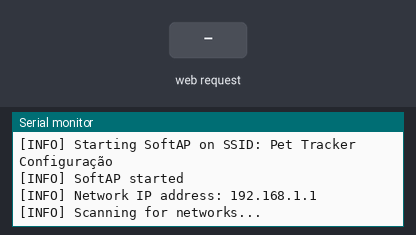
Bench run of a program on a simulated ESP32. Parts: the last lines printed to the serial monitor. The inputs (shaded band) are chosen by the test bench. WiFi joins after 1.5 s; servers stay silent unless stated; a WiFi scan finds three made-up networks; storage starts empty; EEPROM starts erased.

Above: at 1.2 s.
1.3 s: HTTP request GET / received
At 1.9 s:
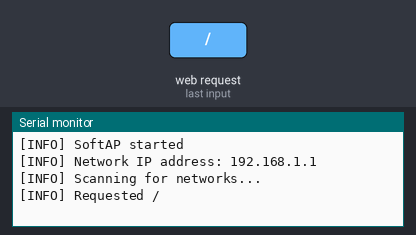
3.5 s: HTTP request GET /global.css received
At 4.1 s:
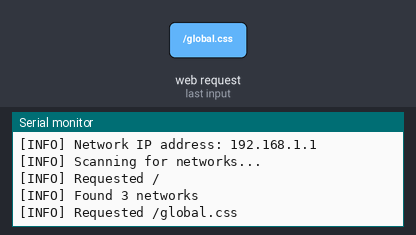
5.0 s: HTTP request GET /build/bundle.js received
At 6.2 s:
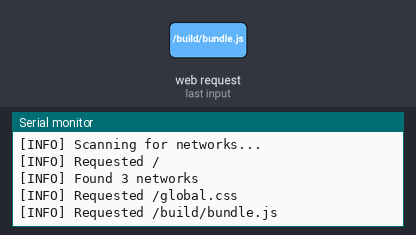
6.5 s: HTTP request GET /build/bundle.css received
At 7.6 s:
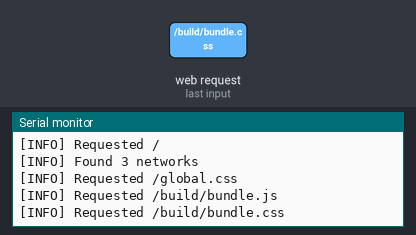
8.0 s: HTTP request GET /query_networks received
At 8.7 s:
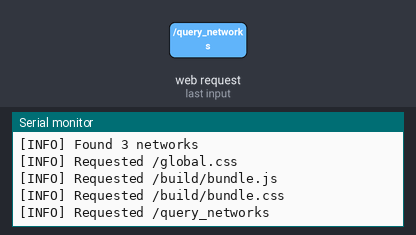
9.5 s: HTTP request GET /connect received
At 11.0 s:
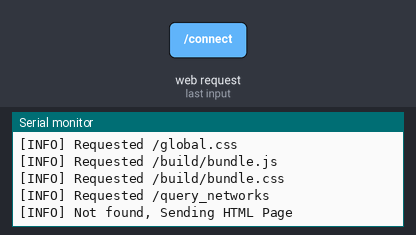

Measured:
- after the input at 1.3 s, the serial monitor: prints a new line at once (image 1)
- after the input at 3.5 s, the serial monitor: prints a new line at once (image 2)
- after the input at 5.0 s, the serial monitor: prints a new line at once (image 3)
- after the input at 6.5 s, the serial monitor: prints a new line at once (image 4)
- after the input at 8.0 s, the serial monitor: prints a new line at once (image 5)
- after the input at 9.5 s, the serial monitor: prints a new line at once (image 6)

The program:

main.cpp
```cpp
#include <Arduino.h>

#include "Instances.h"
#include "network/NetworkManager.h"
#include "storage/StorageManager.h"

StorageManager storage;
NetworkManager* network;

void setup() {
    // put your setup code here, to run once:
    Serial.begin(115200);

    Serial.println("[INFO] Starting pet-tracker");
    // Debuging purposes
    // storage.setWifiCredentials("Rede trindade", "cpmn2018");

    String wifi_ssid = "";
    String wifi_password = "";
    String softAPSSID = "Pet Tracker Configuração";

    // Load wifi credentials
    storage.getWifiCredentials(wifi_ssid, wifi_password );

    network = new NetworkManager(wifi_ssid, wifi_password, softAPSSID);
}

void loop() {
    // put your main code here, to run repeatedly:
    network->doNetworkLoop();
}
```

Instances.h
```cpp
#include "network/NetworkManager.h"
#include "storage/StorageManager.h"
#ifndef _INSTANCES_H_
#define _INSTANCES_H_
extern StorageManager storage;
extern NetworkManager* network;

#endif  // _INSTANCES_H_
```

NetworkManager.cpp
```cpp
#include "NetworkManager.h"

#include "Instances.h"

#define SERVER_PORT 80
#define REFRESH_NETWORKS_TIME 60000
int NETWORKS_IN_RANGE;
long LAST_NETWORK_SCAN_TIMESTAMP;

NetworkManager::NetworkManager(String ssid, String password, String softAPSSID) : server(SERVER_PORT) {
    this->ssid = ssid;
    this->password = password;
    this->softAPSSID = softAPSSID;
    if (this->ssid != nullptr && this->ssid.length() > 0) {
        this->connect();
        this->WIFI_MODE = WIFI_STA;
    } else {
        this->WIFI_MODE = WIFI_AP;
        this->provide();
        this->registerAPRoutes();
        NETWORKS_IN_RANGE = 0;
        LAST_NETWORK_SCAN_TIMESTAMP = millis() - REFRESH_NETWORKS_TIME;
    }
};

// AP Methods

bool NetworkManager::connect() {
    WiFi.begin(this->ssid.c_str(), this->password.c_str());
    int tryes = 0;
    while (WiFi.status() != WL_CONNECTED && tryes < 30) {
        delay(500);
        Serial.print(".");
        tryes++;
    }
    if (WiFi.status() == WL_CONNECTED) {
        Serial.println("");
        Serial.println("WiFi connected");
        Serial.println("IP address: ");
        Serial.println(WiFi.localIP());
        return true;
    } else {
        Serial.println("");
        Serial.println("WiFi connection failed");
        return false;
    }
}

// STA Methodss

void NetworkManager::provide() {
    Serial.println("[INFO] Access Point mode starting...");

    Serial.println("[INFO] Initializing SPIFFS");
    SPIFFS.begin();
    Serial.println("[INFO] SPIFFS initialized");

    Serial.println("[INFO] Starting SoftAP on SSID: " + this->softAPSSID);

    // Set captative portal
    WiFi.mode(WIFI_AP_STA);
    const byte DNS_PORT = 53;
    IPAddress apIP(192, 168, 1, 1);
    WiFi.softAPConfig(apIP, apIP, IPAddress(255, 255, 255, 0));
    this->dnsServer.start(DNS_PORT, "*", apIP);

    WiFi.softAP(this->softAPSSID.c_str(), NULL);
    WiFi.disconnect(true, true);
    Serial.println("[INFO] SoftAP started");
    Serial.print("[INFO] Network IP address: ");
    Serial.println(WiFi.softAPIP());
}

void NetworkManager::doNetworkLoop() {
    if (this->WIFI_MODE == WIFI_AP) {
        this->dnsServer.processNextRequest();
        long currentTime = millis();
        if (currentTime - LAST_NETWORK_SCAN_TIMESTAMP > REFRESH_NETWORKS_TIME) {
            this->refreshNetworkList();
        }
    }
}

void NetworkManager::registerAPRoutes() {
    this->server.onNotFound([](AsyncWebServerRequest *request) {
        Serial.println("[INFO] Not found, Sending HTML Page");
        request->send(SPIFFS, "/index.html", "text/html; charset=utf-8");
    });
    this->server.on("/", HTTP_GET, [](AsyncWebServerRequest *request) {
        Serial.println("[INFO] Requested /");
        request->send(SPIFFS, "/index.html", "text/html; charset=utf-8");
    });
    this->server.on("/global.css", HTTP_GET, [](AsyncWebServerRequest *request) {
        Serial.println("[INFO] Requested /global.css");
        request->send(SPIFFS, "/global.css", "text/css");
    });
    this->server.on("/build/bundle.js", HTTP_GET, [](AsyncWebServerRequest *request) {
        Serial.println("[INFO] Requested /build/bundle.js");
        request->send(SPIFFS, "/build/bundle.js", "application/javascript");
    });
    this->server.on("/build/bundle.css", HTTP_GET, [](AsyncWebServerRequest *request) {
        Serial.println("[INFO] Requested /build/bundle.css");
        request->send(SPIFFS, "/build/bundle.css", "text/css");
    });
    this->server.on("/query_networks", HTTP_GET, [](AsyncWebServerRequest *request) {
        String networks = "{ \"networks\": [";
        for (int i = 0; i < NETWORKS_IN_RANGE; i++) {
            networks += "{ \"ssid\": \"" + WiFi.SSID(i) + "\", \"rssi\": \"" + WiFi.RSSI(i) + "\", \"has_password\": " + ((WiFi.encryptionType(i) == WIFI_AUTH_OPEN) ? "false" : "true") + " }" + (NETWORKS_IN_RANGE - 1 == i ? "" : ",");
        }
        networks += "] }";
        Serial.println("[INFO] Requested /query_networks");
        // Serial.println(networks);
        request->send(200, "application/json", networks);
    });
    this->server.on("/connect", HTTP_POST, [](AsyncWebServerRequest *request) {
        Serial.println("[INFO] Requested /connect");
        String ssid = request->getParam("ssid", true)->value();
        String password = request->getParam("password", true)->value();
        Serial.print("[INFO] Connecting to " + ssid + " ");
        WiFi.begin(ssid.c_str(), password.c_str());
        int tryes = 0;
        while (WiFi.status() != WL_CONNECTED && tryes < 30) {
            delay(500);
            Serial.print(".");
            tryes++;
        }
        bool connected = WiFi.status() == WL_CONNECTED;
        String status = (connected ? "Connected!" : "Not connected");
        Serial.println("[INFO] " + status);
        if (connected) storage.setWifiCredentials(ssid, password);
        request->send(200, "application/json", "{ \"connected\": " + String(connected) + " }");
    });
    this->server.begin();
}

void NetworkManager::refreshNetworkList() {
    Serial.println("[INFO] Scanning for networks...");
    NETWORKS_IN_RANGE = WiFi.scanNetworks();
    Serial.println("[INFO] Found " + String(NETWORKS_IN_RANGE) + " networks");
    LAST_NETWORK_SCAN_TIMESTAMP = millis() + 60000;
}

// Public Methods

bool NetworkManager::isConnected() {
    return WiFi.status() == WL_CONNECTED && this->WIFI_MODE == WIFI_STA;
}

void NetworkManager::sendLiveCheckPacket() {
}
```

NetworkManager.h
```cpp
#include <DNSServer.h>

#include "ESPAsyncWebServer.h"
#include "SPIFFS.h"
#include "WiFi.h"

#ifndef NETWORK_MANAGER_H
#define NETWORK_MANAGER_H
class NetworkManager {
   private:
    // Wifi credentials
    String ssid;
    String password;
    String softAPSSID;
    DNSServer dnsServer;
    AsyncWebServer server;
    int WIFI_MODE;
    // AP Methods
    bool connect();
    // STA Methods
    void refreshNetworkList();
    void provide();
    void registerAPRoutes();

   public:
    NetworkManager(String ssid, String password, String softAPSSID);
    void doNetworkLoop();
    bool isConnected();
    void sendLiveCheckPacket();
};
#endif
```

StorageManager.cpp
```cpp
#include "StorageManager.h"

#include "Instances.h"

StorageManager::StorageManager(){};

/*
    Wifi credentials are stored in the following format:
*/

// Set wifi credentials
void StorageManager::setWifiCredentials(String ssid, String password) {
    this->wifi_preferences.begin("wifi", false);
    this->wifi_ssid = ssid;
    this->wifi_password = password;
    this->wifi_preferences.putString("wifi_ssid", this->wifi_ssid);
    this->wifi_preferences.putString("wifi_password", this->wifi_password);
    this->wifi_preferences.end();
}

// Get wifi credentials
void StorageManager::getWifiCredentials(String ssid, String password) {
    this->wifi_preferences.begin("wifi", false);
    this->wifi_ssid = this->wifi_preferences.getString("wifi_ssid", "");
    this->wifi_password = this->wifi_preferences.getString("wifi_password", "");
    if (this->wifi_ssid)
        ssid = this->wifi_ssid;
    if (this->wifi_password)
        password = this->wifi_password;
    this->wifi_preferences.end();
}

// Reset wifi credentials
void StorageManager::resetWifiCredentials() {
    this->wifi_preferences.begin("wifi", false);
    this->wifi_preferences.clear();
    this->wifi_preferences.end();
}
```

StorageManager.h
```cpp
#include <string>

#include "Preferences.h"

#ifndef STORAGE_MANAGER_H
#define STORAGE_MANAGER_H
class StorageManager {
   private:
    // Wifi credentials
    Preferences wifi_preferences;
    String wifi_ssid;
    String wifi_password;

   public:
    StorageManager();
    // Wifi Methods
    void setWifiCredentials(String ssid, String password);
    void getWifiCredentials(String ssid, String password);
    void resetWifiCredentials();

    void teste();
};

#endif  // STORAGE_MANAGER_H
```
